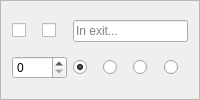
       <widget class="QFrame" name="frame_in">
        <property name="sizePolicy">
         <sizepolicy hsizetype="Preferred" vsizetype="Preferred">
          <horstretch>0</horstretch>
          <verstretch>0</verstretch>
         </sizepolicy>
        </property>
        <property name="frameShape">
         <enum>QFrame::StyledPanel</enum>
        </property>
        <property name="frameShadow">
         <enum>QFrame::Raised</enum>
        </property>
        <layout class="QGridLayout" name="gridLayout_in">
         <item row="0" column="0">
          <widget class="QCheckBox" name="noroute_in">
           <property name="cursor">
            <cursorShape>PointingHandCursor</cursorShape>
           </property>
           <property name="focusPolicy">
            <enum>Qt::NoFocus</enum>
           </property>
           <property name="toolTip">
            <string>Prevent a route being created via this exit, equivalent to an infinite exit weight</string>
           </property>
           <property name="text">
            <string/>
           </property>
           <property name="checkable">
            <bool>true</bool>
           </property>
          </widget>
         </item>
         <item row="0" column="1">
          <widget class="QCheckBox" name="stub_in">
           <property name="cursor">
            <cursorShape>PointingHandCursor</cursorShape>
           </property>
           <property name="toolTip">
            <string>Create an exit in this direction with unknown destination, mutually exclusive with an actual exit roomID</string>
           </property>
           <property name="text">
            <string/>
           </property>
          </widget>
         </item>
         <item row="0" column="2" colspan="4">
          <widget class="QLineEdit" name="in">
           <property name="toolTip">
            <string>Set the number of the room in from this one, will be blue for a valid number or red for invalid</string>
           </property>
           <property name="placeholderText">
            <string>In exit...</string>
           </property>
          </widget>
         </item>
         <item row="1" column="0" colspan="2">
          <widget class="QSpinBox" name="weight_in">
           <property name="cursor">
            <cursorShape>SizeVerCursor</cursorShape>
           </property>
           <property name="toolTip">
            <string>Set to a positive value to overide the default (Room) Weight for using this Exit route, zero value assigns the default.</string>
           </property>
           <property name="maximum">
            <number>9999</number>
           </property>
          </widget>
         </item>
         <item row="1" column="2">
          <widget class="QRadioButton" name="doortype_none_in">
           <property name="cursor">
            <cursorShape>PointingHandCursor</cursorShape>
           </property>
           <property name="toolTip">
            <string>No door symbol is drawn on 2D Map for this exit</string>
           </property>
           <property name="text">
            <string/>
           </property>
           <property name="checked">
            <bool>true</bool>
           </property>
           <attribute name="buttonGroup">
            <string notr="true">doortype_in</string>
           </attribute>
          </widget>
         </item>
         <item row="1" column="3">
          <widget class="QRadioButton" name="doortype_open_in">
           <property name="cursor">
            <cursorShape>PointingHandCursor</cursorShape>
           </property>
           <property name="toolTip">
            <string>Green (Open) door symbol would be drawn on 2D Map (but not currently), can be set on either a stub or a real exit</string>
           </property>
           <property name="text">
            <string/>
           </property>
           <attribute name="buttonGroup">
            <string notr="true">doortype_in</string>
           </attribute>
          </widget>
         </item>
         <item row="1" column="4">
          <widget class="QRadioButton" name="doortype_locked_in">
           <property name="cursor">
            <cursorShape>PointingHandCursor</cursorShape>
           </property>
           <property name="toolTip">
            <string>Orange (Closed) door symbol would be drawn on 2D Map (but not currently), can be set on either a stub or a real exit</string>
           </property>
           <property name="text">
            <string/>
           </property>
           <attribute name="buttonGroup">
            <string notr="true">doortype_in</string>
           </attribute>
          </widget>
         </item>
         <item row="1" column="5">
          <widget class="QRadioButton" name="doortype_closed_in">
           <property name="cursor">
            <cursorShape>PointingHandCursor</cursorShape>
           </property>
           <property name="toolTip">
            <string>Red (Locked) door symbol would be drawn on 2D Map (but not currently), can be set on either a stub or a real exit</string>
           </property>
           <property name="text">
            <string/>
           </property>
           <attribute name="buttonGroup">
            <string notr="true">doortype_in</string>
           </attribute>
          </widget>
         </item>
        </layout>
       </widget>
